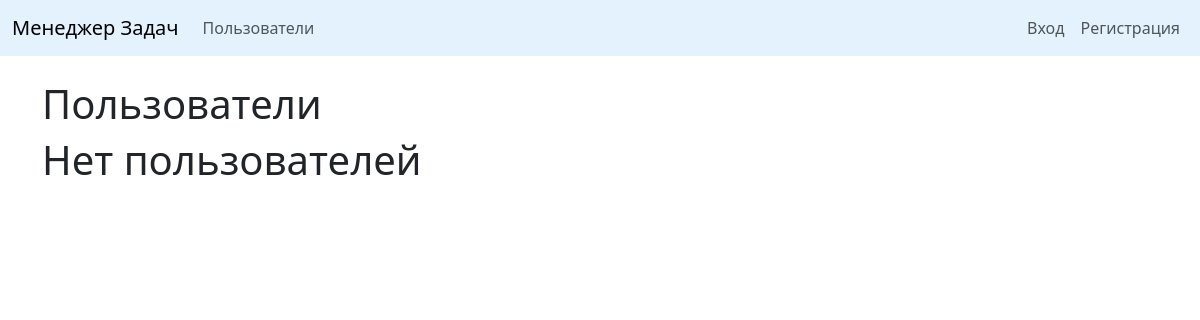
/users/, run on an earlier commit of the app's database.
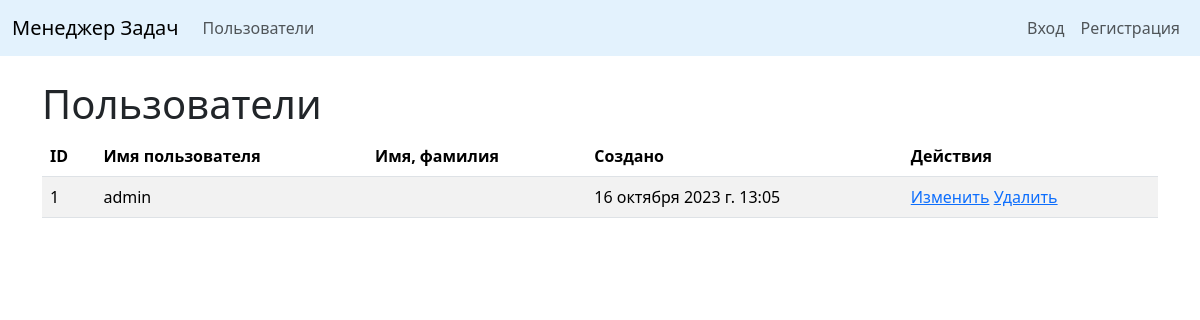
And on a later commit of the database.
### task_manager/users/models.py (models this page shows)
class User(AbstractUser):
    def __str__(self):
        if self.first_name and self.last_name:
            return f'{self.first_name} {self.last_name}'
        return self.username

### task_manager/users/views.py (the view)
# urls.py: path('', UserListView.as_view(), name="users_list"),
class UserListView(ListView):
    model = User
    template_name = 'users/users.html'
    context_object_name = 'users'

### task_manager/templates/users/users.html
{% extends 'for_import/base.html' %}
{% load i18n %}
{% block content %}
<div class="container mt-4">
    <h1>{% translate "Users" %}</h1>
    {% if users %}
    <table class="table table-striped">
        <thead>
            <tr>
                <th>ID</th>
                <th>{% translate "Username" %}</th>
                <th>{% translate "Full name" %}</th>
                <th>{% translate "Created" %}</th>
                <th>{% translate "Operation" %}</th>
            </tr>
        </thead>
        {% for person in users %}
        <tr>
            <td>{{person.id}}</td>
            <td>{{person.username}}</td>
            <td>{{person.first_name}} {{person.last_name}}</td>
            <td>{{person.date_joined}}</td>
            <td>
                <a href="{% url 'update_user' person.id %}">{% translate "Edit" %}</a>
                <a href="{% url 'delete_user' person.id %}">{% translate "Delete" %}</a>
            </td>
        </tr>
        {% endfor %}
    </table>
    {% else %}
        <h1>{% translate "No users" %}</h1>
    {% endif %}
</div>
{% endblock %}

What changed in the data, as far as the page shows it:
added User: id "1", username "admin", date_joined "16 октября 2023 г. 13:05"
Also different on the page:
text no longer shown: "Нет пользователей"
text now shown: "ID Имя пользователя Имя, фамилия Создано Действия"
